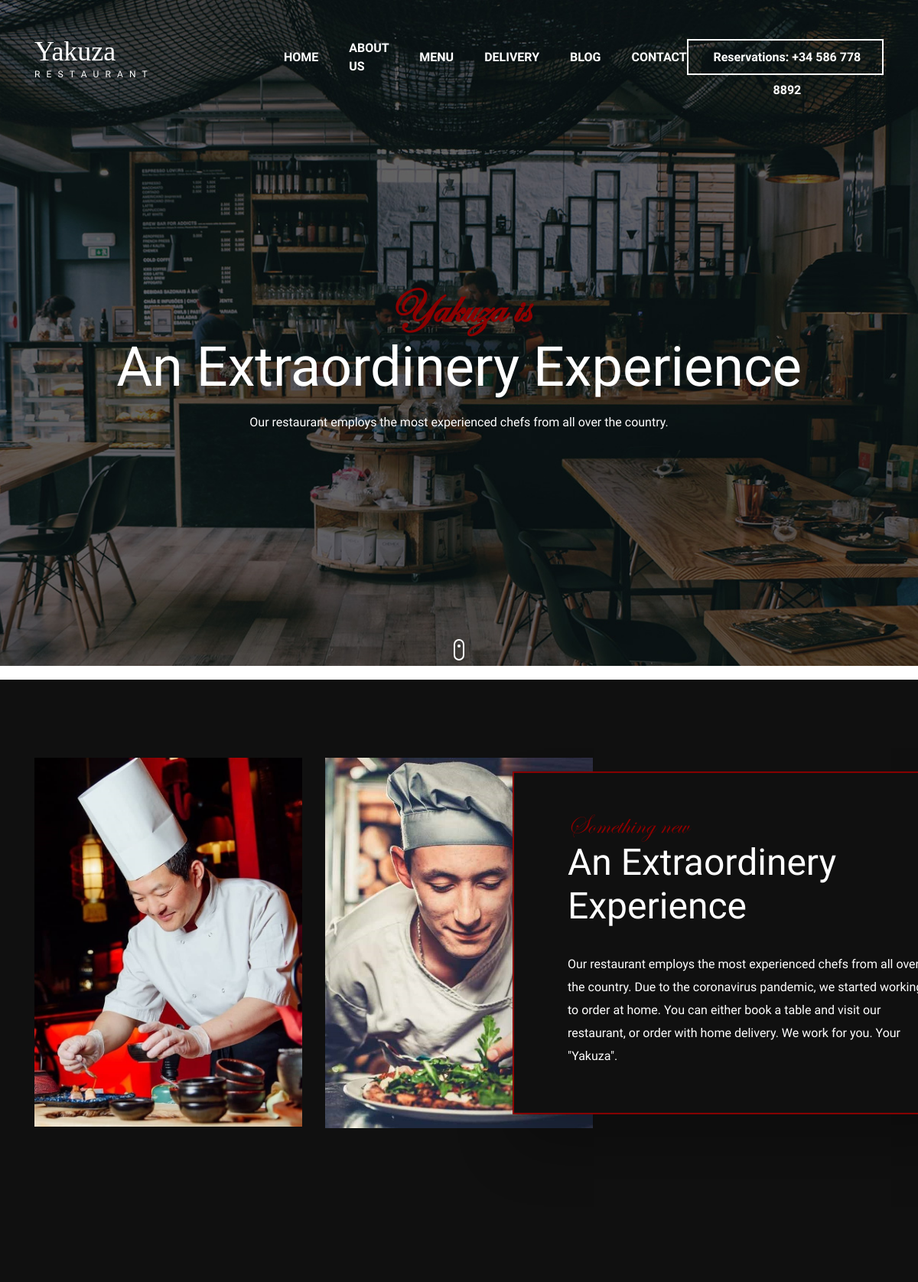
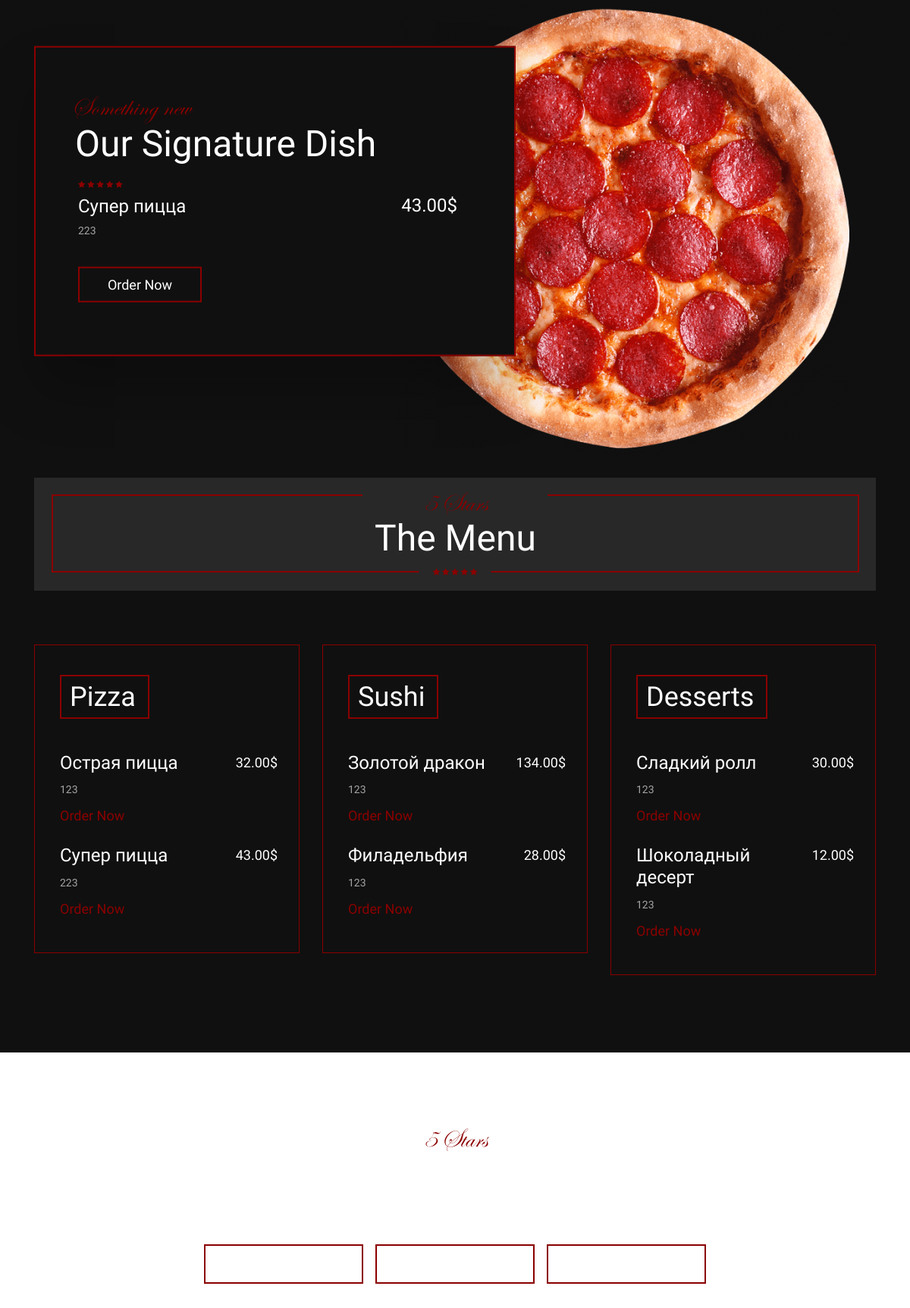
The page / (upper part) on the database its author committed (2 pictures, top to bottom).
### pages/models.py (models this page shows, shortened)
class Product(models.Model):
    category = models.ForeignKey(Category,verbose_name='Категория', related_name='products', on_delete=models.CASCADE)
    name = models.CharField(verbose_name='Название блюда', max_length=150, db_index= True)
    slug = models.CharField(max_length=150, db_index= True, unique=True)
    image = models.ImageField(upload_to='product/%Y/%m/%d/')
    description = models.TextField(verbose_name='Описание блюда', max_length=1000)
    price = models.DecimalField(verbose_name='Цена блюда',max_digits=10, decimal_places=2)
    available = models.BooleanField(verbose_name='Наличие блюда', default= True)
    new  = models.BooleanField(verbose_name="Новое блюдо", default= False)
    class Meta:
        ordering = ('name',)
        verbose_name = 'Блюдо'
        verbose_name_plural = 'Блюда'
        index_together = (('id', 'slug'), )

### pages/views.py (the view)
# urls.py: path('', views.index, name="index"),
def index(request):
    products = Product.objects.filter(available= True)
    pizza_category = get_object_or_404(Category, slug= 'pizza')
    pizza_products = products.filter(category = pizza_category)
    sushi_category = get_object_or_404(Category, slug= 'sushi')
    sushi_products = products.filter(category = sushi_category)
    dessert_category = get_object_or_404(Category, slug= 'dessert')
    dessert_products = products.filter(category = dessert_category)
    new_products = products.filter(new = True)
    context ={
        'pizza': pizza_products,
        'sushi': sushi_products,
        'dessert': dessert_products,
        'new': new_products,
    }
    return render(request, 'pages/index.html',context)

### templates/pages/index.html (shortened to what this page needs)
{% extends 'base.html/' %}
{% load static %}
{% block style %}
<link rel="stylesheet" href="{% static 'styles/main_styles.css' %}">
<link rel="stylesheet" href="{% static 'styles/responsive.css' %}">
{% endblock %}
{% block content %}
<div class="home">
	<div class="parallax_background parallax-window" data-parallax="scroll"
		data-image-src="{{ STATIC_PREFIX }}images/home.jpg" data-speed="0.8"></div>
	<div class="home_container">
		<div class="container">
			<div class="row">
				<div class="col">
					<div class="home_content text-center">
						<div class="home_subtitle page_subtitle">Yakuza is</div>
						<div class="home_title">
							<h1>An Extraordinery Experience</h1>
						</div>
						<div class="home_text ml-auto mr-auto">
							<p>Our restaurant employs the most experienced chefs from all over the country.</p>
						</div>
					</div>
				</div>
			</div>
		</div>
	</div>
	<div class="scroll_icon"></div>
</div>
<div class="intro">
	<div class="container">
		<div class="row">
			<div class="col">
				<div class="intro_content">
					<div class="intro_subtitle page_subtitle">Something new</div>
					<div class="intro_title">
						<h2>An Extraordinery Experience</h2>
					</div>
					<div class="intro_text">
						<p>Our restaurant employs the most experienced chefs from all over the country. Due to the coronavirus pandemic, we started working to order at home. You can either book a table and visit our restaurant, or order with home delivery. We work for you. Your "Yakuza".</p>
					</div>
				</div>
				<div class="row">
					<div class="col-xl-4 col-md-6 intro_col">
						<div class="intro_image"><img src="{{ STATIC_PREFIX }}images/intro_0.jpg"></div>
					</div>
					<div class="col-xl-4 col-md-6 intro_col">
						<div class="intro_image"><img src="{{ STATIC_PREFIX }}images/intro_3.jpg">
						</div>
					</div>
				</div>
			</div>
		</div>
	</div>
</div>
{% for item in new %}
<div class="sig">
	<div class="sig_content_container">
		<div class="container">
			<div class="row">
				<div class="col-lg-7">
					<div class="sig_content">
						<div class="sig_subtitle page_subtitle">Something new</div>
						<div class="sig_title">
							<h1>Our Signature Dish</h1>
						</div>
						<div class="rating_r sig_rating rating_r_5"><i></i><i></i><i></i><i></i><i></i></div>
						<div class="sig_name_container d-flex flex-row align-items-start justify-content-start">
							<div class="sig_name">{{item.name}}</div>
							<div class="sig_price ml-auto">{{item.price}}$</div>
						</div>
						<div class="sig_content_list">
							<ul class="d-flex flex-row align-items-center justify-content-start">
								{{item.description}}
							</ul>
						</div>
						<div class="button sig_button trans_200"><a href="#">Order Now</a></div>
					</div>
				</div>
			</div>
		</div>
	</div>
	<div class="sig_image_container">
		<div class="container">
			<div class="row">
				<div class="col-lg-7 offset-lg-5">
					<div class="sig_image">
						<div class="background_image">
							<img src="{{item.image.url}}" alt="">
						</div>
					</div>
				</div>
			</div>
		</div>
	</div>
</div>
{% endfor %}
<div class="themenu">
	<div class="container">
		<div class="row">
			<div class="col">
				<div class="themenu_title_bar_container">
					<div class="themenu_stars text-center page_subtitle">5 Stars</div>
					<div class="themenu_rating text-center">
						<div class="rating_r rating_r_5"><i></i><i></i><i></i><i></i><i></i></div>
					</div>
					<div class="themenu_title_bar d-flex flex-column align-items-center justify-content-center">
						<div class="themenu_title">The Menu</div>
					</div>
				</div>
			</div>
		</div>
		<div class="row themenu_row">
			<div class="col-lg-4 themenu_column">
				<div class="themenu_col">
					<div class="themenu_col_title">Pizza</div>
					<div class="dish_list">
						{% for item in pizza %}
						<div class="dish">
							<div
								class="dish_title_container d-flex flex-xl-row flex-column align-items-start justify-content-start">
								<div class="dish_title"><h3>{{item.name}}</h3></div>
								<div class="dish_price">{{item.price}}$</div>
							</div>
							<div class="dish_contents">
								<ul class="d-flex flex-row align-items-start justify-content-start flex-wrap">
									<li>{{item.description}}</li>
								</ul>
							</div>
							<div class="dish_order"><a href="#">Order Now</a></div>
						</div>
						{% endfor %}
					</div>
				</div>
			</div>
			<div class="col-lg-4 themenu_column">
				<div class="themenu_col">
					<div class="themenu_col_title">Sushi</div>
					<div class="dish_list">
						{% for item in sushi %}
						<div class="dish">
							<div
								class="dish_title_container d-flex flex-xl-row flex-column align-items-start justify-content-start">
								<div class="dish_title"><h3>{{item.name}}</h3></div>
								<div class="dish_price">{{item.price}}$</div>
							</div>
							<div class="dish_contents">
								<ul class="d-flex flex-row align-items-start justify-content-start flex-wrap">
									<li>{{item.description}}</li>
								</ul>
							</div>
							<div class="dish_order"><a href="#">Order Now</a></div>
						</div>
						{% endfor %}
					</div>
				</div>
			</div>
			<div class="col-lg-4 themenu_column">
				<div class="themenu_col">
					<div class="themenu_col_title">Desserts</div>
					<div class="dish_list">
						{% for item in dessert %}
						<div class="dish">
							<div
								class="dish_title_container d-flex flex-xl-row flex-column align-items-start justify-content-start">
								<div class="dish_title"><h3>{{item.name}}</h3></div>
								<div class="dish_price">{{item.price}}$</div>
							</div>
							<div class="dish_contents">
								<ul class="d-flex flex-row align-items-start justify-content-start flex-wrap">
									<li>{{item.description}}</li>
								</ul>
							</div>
							<div class="dish_order"><a href="#">Order Now</a></div>
						</div>
						{% endfor %}
					</div>
				</div>
			</div>
		</div>
	</div>
</div>
<div class="reservations text-center">
	<div class="parallax_background parallax-window" data-parallax="scroll"
		data-image-src="{{ STATIC_PREFIX }}images/reservations.jpg" data-speed="0.8"></div>
	<div class="container">
		<div class="row">
			<div class="col">
				<div class="reservations_content d-flex flex-column align-items-center justify-content-center">
					<div class="res_stars page_subtitle">5 Stars</div>
					<div class="res_title">Make a Reservation</div>
					<div class="res_form_container">
						<form action="#" id="res_form" class="res_form">
							<div class="d-flex flex-sm-row flex-column align-items-center justify-content-start">
								<input type="text" id="datepicker" class="res_input" required="required">
								<input type="text" class="res_input timepicker" required="required">
								<select class="res_select">
									<option disabled="" selected="">2 person</option>
								</select>
							</div>
						</form>
					</div>
				</div>
			</div>
		</div>
	</div>
</div>
{% endblock %}

### app/static/styles/responsive.css (style rules this page uses)
@media only screen and (max-width: 1600px) { .intro_content { width: 600px; right: -100px; } }

### rows shown on the page
Product: name "Супер пицца", price "43.00", description "223", image (picture)
Product: name "Острая пицца", price "32.00", description "123"
Product: name "Золотой дракон", price "134.00", description "123"
Product: name "Филадельфия", price "28.00", description "123"
Product: name "Сладкий ролл", price "30.00", description "123"
Product: name "Шоколадный десерт", price "12.00", description "123"
